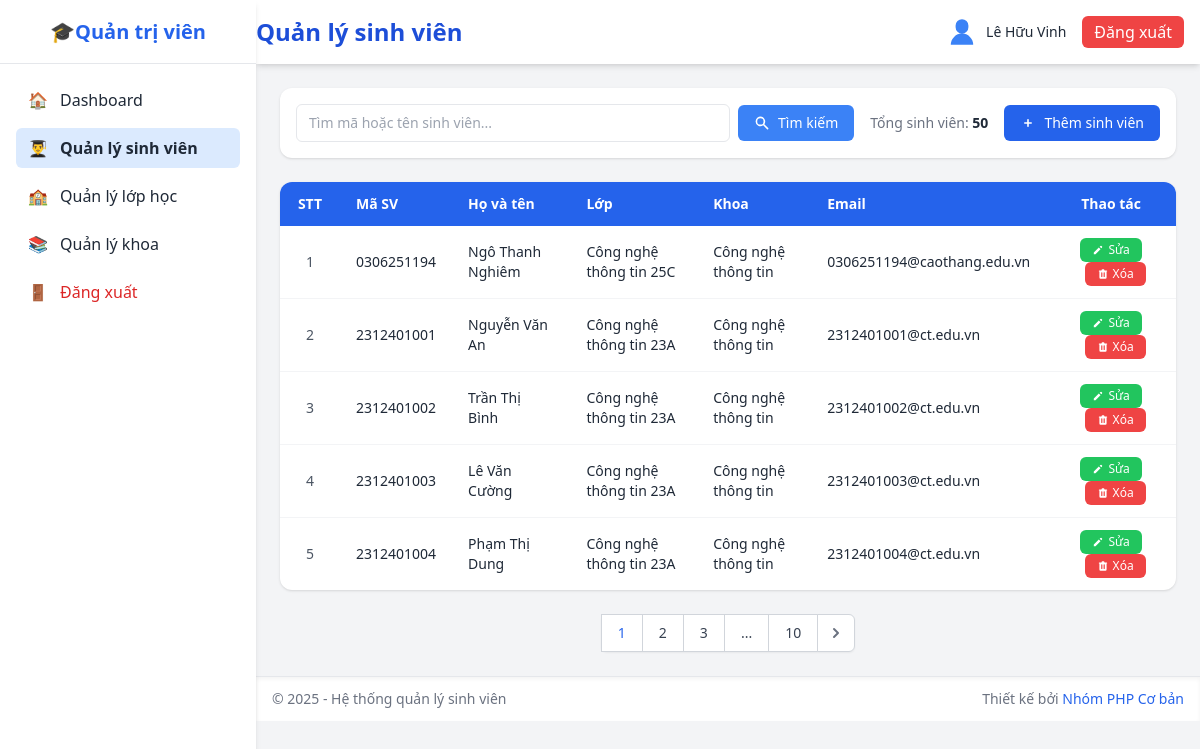
The page /admin/student_list.php (signed in) on the database its author committed.
### tables this page shows
CREATE TABLE `sinh_vien` (
  `mssv` varchar(20) NOT NULL,
  `hoten` varchar(100) NOT NULL,
  `ngaysinh` date DEFAULT NULL,
  `gioitinh` enum('Nam','Nữ','Khác') DEFAULT 'Nam',
  `malop` varchar(20) DEFAULT NULL,
  `makhoa` varchar(20) DEFAULT NULL,
  `email` varchar(100) DEFAULT NULL,
  `sdt` varchar(20) DEFAULT NULL,
  `diachi` varchar(255) DEFAULT NULL,
  `password` varchar(255) NOT NULL,
  `trangthai` enum('Đang học','Tốt nghiệp','Bảo lưu','Đã nghỉ') DEFAULT 'Đang học'
);

CREATE TABLE `lop` (
  `malop` varchar(20) NOT NULL,
  `tenlop` varchar(100) NOT NULL,
  `makhoa` varchar(20) DEFAULT NULL
);

CREATE TABLE `khoa` (
  `makhoa` varchar(20) NOT NULL,
  `tenkhoa` varchar(100) NOT NULL,
  `mota` text DEFAULT NULL
);

### database/pdo.php (called while the page is built, shortened)
<?php
class DB
{
    private static $pdo = null;
    private static function connect_pdo(): \PDO
    {
        $host = DB_HOST;
        $user = DB_USERNAME;
        $pass = DB_PASSWORD;
        $db   = DB_NAME;
        $charset = DB_CHARSET;
        $dsn = "mysql:host={$host};dbname={$db};charset={$charset}";
        try {
            $options = [
                \PDO::ATTR_ERRMODE => \PDO::ERRMODE_EXCEPTION,
                \PDO::ATTR_DEFAULT_FETCH_MODE => \PDO::FETCH_ASSOC,
                \PDO::ATTR_EMULATE_PREPARES => false,
            ];
            return new \PDO($dsn, $user, $pass, $options);
        } catch (\PDOException $e) {
            die('Kết nối PDO thất bại: ' . $e->getMessage());
        }
    }
    private static function init()
    {
        if (self::$pdo === null) {
            self::$pdo = self::connect_pdo();
        }
    }
    public static function getPdo()
    {
        return self::$pdo;
    }
    public static function select(string $sql, array $params = []): array
    {
        $stmt = self::getPdo()->prepare($sql);
        $stmt->execute($params);
        return $stmt->fetchAll();
    }
    public static function selectOne(string $sql, array $params = []): ?array
    {
        $stmt = self::getPdo()->prepare($sql);
        $stmt->execute($params);
        $row = $stmt->fetch();
        return $row === false ? null : $row;
    }
}

### admin/student_list.php (the view, shortened to what this page needs)
<?php
include('../includes/sidebar.php');
include('../includes/header.php');
?>
<?php
$search = trim($_GET['search'] ?? '');
$page = max(1, intval($_GET['page'] ?? 1));
$per_page = 5;
$offset = ($page - 1) * $per_page;
$where = [];
$params = [];
$whereClause = !empty($where) ? 'WHERE ' . implode(' AND ', $where) : '';
$count_query = "
    SELECT COUNT(DISTINCT sv.mssv) as total
    FROM sinh_vien sv
    LEFT JOIN lop l ON sv.malop = l.malop
    LEFT JOIN khoa k ON l.makhoa = k.makhoa
    $whereClause
";
$total = DB::selectOne($count_query, $params)['total'];
$total_pages = ceil($total / $per_page);
?>
<div class="bg-white rounded-xl shadow p-4">
    <div class="flex flex-col sm:flex-row gap-4 items-center justify-between">
        <form method="GET" class="flex items-center gap-2 flex-1">
            <div class="flex-1">
                <input type="text" name="search" value="<?php echo htmlspecialchars($search); ?>"
                    placeholder="Tìm mã hoặc tên sinh viên..."
                    class="w-full px-3 py-2 border rounded-md focus:ring-2 focus:ring-blue-400 outline-none text-sm" />
            </div>
            <button type="submit" class="bg-blue-500 hover:bg-blue-600 text-white px-4 py-2 rounded-md text-sm inline-flex items-center gap-2">
                <svg xmlns="http://www.w3.org/2000/svg" class="h-4 w-4" viewBox="0 0 20 20" fill="currentColor">
                    <path fill-rule="evenodd" d="M8 4a4 4 0 100 8 4 4 0 000-8zM2 8a6 6 0 1110.89 3.476l4.817 4.817a1 1 0 01-1.414 1.414l-4.816-4.816A6 6 0 012 8z" clip-rule="evenodd" />
                </svg>
                Tìm kiếm
            </button>
        </form>
        <div class="flex items-center gap-4">
            <div class="text-gray-500 text-sm whitespace-nowrap">
                Tổng sinh viên: <span class="font-semibold text-gray-800"><?php echo number_format($total); ?></span>
            </div>
            <a href="student_add.php" class="bg-blue-600 hover:bg-blue-700 text-white px-4 py-2 rounded-md text-sm inline-flex items-center gap-2 whitespace-nowrap">
                <svg xmlns="http://www.w3.org/2000/svg" class="h-4 w-4" viewBox="0 0 20 20" fill="currentColor">
                    <path fill-rule="evenodd" d="M10 5a1 1 0 011 1v3h3a1 1 0 110 2h-3v3a1 1 0 11-2 0v-3H6a1 1 0 110-2h3V6a1 1 0 011-1z" clip-rule="evenodd" />
                </svg>
                Thêm sinh viên
            </a>
        </div>
    </div>
</div>
<?php
$query = "
    SELECT
        sv.mssv,
        sv.hoten,
        sv.email,
        sv.sdt,
        sv.gioitinh,
        sv.diachi,
        sv.trangthai,
        l.tenlop,
        k.tenkhoa
    FROM sinh_vien sv
    LEFT JOIN lop l ON sv.malop = l.malop
    LEFT JOIN khoa k ON l.makhoa = k.makhoa
    $whereClause
    LIMIT :limit OFFSET :offset
";
$params['offset'] = $offset;
$params['limit'] = $per_page;
$students = DB::select($query, $params);
?>
<div class="bg-white rounded-xl shadow overflow-x-auto">
    <table class="min-w-full text-sm">
        <thead class="bg-blue-600 text-white">
            <tr>
                <th class="py-3 px-4 text-center" style="width: 60px">STT</th>
                <th class="py-3 px-4 text-left">Mã SV</th>
                <th class="py-3 px-4 text-left">Họ và tên</th>
                <th class="py-3 px-4 text-left">Lớp</th>
                <th class="py-3 px-4 text-left">Khoa</th>
                <th class="py-3 px-4 text-left">Email</th>
                <th class="py-3 px-4 text-center">Thao tác</th>
            </tr>
        </thead>
        <tbody class="divide-y divide-gray-100">
            <?php if (empty($students)): ?>
            <tr>
                <td colspan="7" class="py-4 px-4 text-center text-gray-500">
                    Không tìm thấy sinh viên nào
                    <?php if ($search !== ''): ?>
                        phù hợp với từ khóa "<?php echo htmlspecialchars($search); ?>"
                    <?php endif; ?>
                </td>
            </tr>
            <?php else: ?>
                <?php foreach ($students as $index => $student): ?>
                <tr class="hover:bg-gray-50">
                    <td class="py-3 px-4 text-center text-gray-600">
                        <?php echo $offset + $index + 1; ?>
                    </td>
                    <td class="py-3 px-4"><?php echo htmlspecialchars($student['mssv']); ?></td>
                    <td class="py-3 px-4"><?php echo htmlspecialchars($student['hoten']); ?></td>
                    <td class="py-3 px-4"><?php echo htmlspecialchars($student['tenlop']); ?></td>
                    <td class="py-3 px-4"><?php echo htmlspecialchars($student['tenkhoa']); ?></td>
                    <td class="py-3 px-4"><?php echo htmlspecialchars($student['email']); ?></td>
                    <td class="py-3 px-4 text-center space-x-2">
                        <a href="student_edit.php?mssv=<?php echo urlencode($student['mssv']); ?>"
                           class="bg-green-500 hover:bg-green-600 text-white px-3 py-1 rounded-md text-xs inline-flex items-center gap-1">
                           <svg xmlns="http://www.w3.org/2000/svg" class="h-3 w-3" viewBox="0 0 20 20" fill="currentColor">
                                <path d="M13.586 3.586a2 2 0 112.828 2.828l-.793.793-2.828-2.828.793-.793zM11.379 5.793L3 14.172V17h2.828l8.38-8.379-2.83-2.828z" />
                            </svg>
                            Sửa
                        </a>
                        <a href="student_delete.php?mssv=<?php echo urlencode($student['mssv']); ?>"
                           onclick="return confirm('Bạn có chắc chắn muốn xóa sinh viên này?')"
                           class="bg-red-500 hover:bg-red-600 text-white px-3 py-1 rounded-md text-xs inline-flex items-center gap-1">
                            Xóa
                        </a>
                    </td>
                </tr>
                <?php endforeach; ?>
            <?php endif; ?>
        </tbody>
    </table>
</div>
<?php if ($total_pages > 1): ?>
<div class="mt-6 flex justify-center">
    <nav class="relative z-0 inline-flex rounded-md shadow-sm -space-x-px" aria-label="Phân trang">
        <?php
        $range = 2;
        if ($page > $range + 1): ?>
            <?php endif;
        for ($i = max(1, $page - $range); $i <= min($total_pages, $page + $range); $i++): ?>
            <a href="?page=<?php echo $i; ?><?php echo $search ? '&search=' . urlencode($search) : ''; ?>"
               class="relative inline-flex items-center px-4 py-2 border border-gray-300 bg-white text-sm font-medium <?php echo $i === $page ? 'text-blue-600 bg-blue-50' : 'text-gray-700 hover:bg-gray-50'; ?>">
                <?php echo $i; ?>
            </a>
        <?php endfor;
        if ($page < $total_pages - $range): ?>
            <?php if ($page < $total_pages - $range - 1): ?>
                <span class="relative inline-flex items-center px-4 py-2 border border-gray-300 bg-white text-sm font-medium text-gray-700">
                    ...
                </span>
            <?php endif; ?>
            <a href="?page=<?php echo $total_pages; ?><?php echo $search ? '&search=' . urlencode($search) : ''; ?>"
               class="relative inline-flex items-center px-4 py-2 border border-gray-300 bg-white text-sm font-medium text-gray-700 hover:bg-gray-50">
                <?php echo $total_pages; ?>
            </a>
        <?php endif; ?>
        <?php if ($page < $total_pages): ?>
        <a href="?page=<?php echo $page + 1; ?><?php echo $search ? '&search=' . urlencode($search) : ''; ?>"
           class="relative inline-flex items-center px-2 py-2 rounded-r-md border border-gray-300 bg-white text-sm font-medium text-gray-500 hover:bg-gray-50">
            <svg class="h-5 w-5" xmlns="http://www.w3.org/2000/svg" viewBox="0 0 20 20" fill="currentColor">
                <path fill-rule="evenodd" d="M7.293 14.707a1 1 0 010-1.414L10.586 10 7.293 6.707a1 1 0 011.414-1.414l4 4a1 1 0 010 1.414l-4 4a1 1 0 01-1.414 0z" clip-rule="evenodd" />
            </svg>
        </a>
        <?php endif; ?>
    </nav>
</div>
<?php endif; ?>
<?php include('../includes/footer.php'); ?>

### rows shown on the page
sinh_vien: index "1", mssv "0306251194", hoten "Ngô Thanh Nghiêm", malop.tenlop "Công nghệ thông tin 25C", makhoa.tenkhoa "Công nghệ thông tin", email "0306251194@caothang.edu.vn"
sinh_vien: index "2", mssv "2312401001", hoten "Nguyễn Văn An", malop.tenlop "Công nghệ thông tin 23A", makhoa.tenkhoa "Công nghệ thông tin", email "2312401001@ct.edu.vn"
sinh_vien: index "3", mssv "2312401002", hoten "Trần Thị Bình", malop.tenlop "Công nghệ thông tin 23A", makhoa.tenkhoa "Công nghệ thông tin", email "2312401002@ct.edu.vn"
sinh_vien: index "4", mssv "2312401003", hoten "Lê Văn Cường", malop.tenlop "Công nghệ thông tin 23A", makhoa.tenkhoa "Công nghệ thông tin", email "2312401003@ct.edu.vn"
sinh_vien: index "5", mssv "2312401004", hoten "Phạm Thị Dung", malop.tenlop "Công nghệ thông tin 23A", makhoa.tenkhoa "Công nghệ thông tin", email "2312401004@ct.edu.vn"

### other values the page prints
$page_title "Quản lý sinh viên"
$_SESSION['fullname'] "Lê Hữu Vinh"
$total "50"
$total_pages "10"
